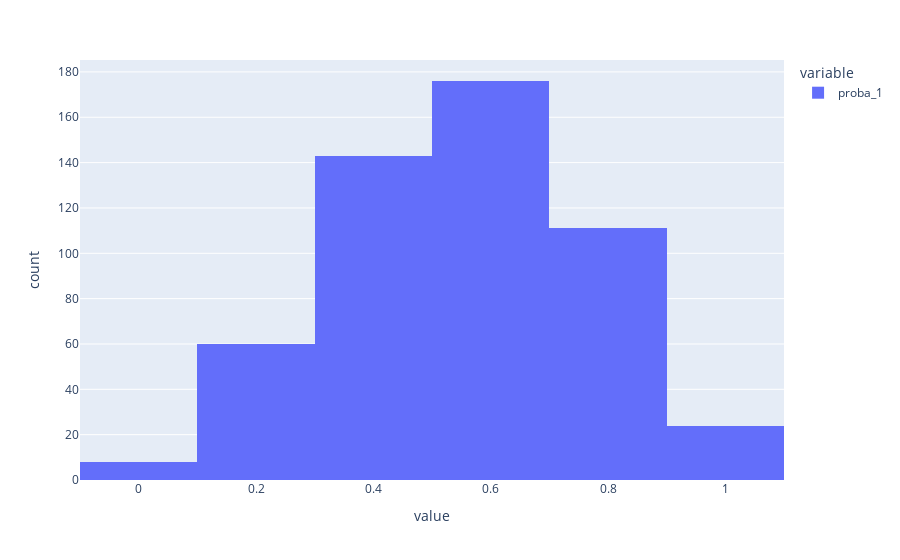

Notebook code cell kept with this figure:
### Code cell
px.histogram(knn['proba_1'].dropna())

### Figure 1 — Plotly figure (JSON) as saved in the notebook; plotly's stock layout.template omitted (floating-point values rounded to 4 significant figures; data arrays with more than 128 entries replaced by an {"elided": "..."} marker saying what was removed)
{"data": [{"alignmentgroup": "True", "bingroup": "x", "hovertemplate": "variable=proba_1<br>value=%{x}<br>count=%{y}<extra></extra>", "legendgroup": "proba_1", "marker": {"color": "#636efa", "pattern": {"shape": ""}}, "name": "proba_1", "offsetgroup": "proba_1", "orientation": "v", "showlegend": true, "type": "histogram", "x": {"elided": "522 float values"}, "xaxis": "x", "yaxis": "y"}], "layout": {"autosize": true, "barmode": "relative", "legend": {"title": {"text": "variable"}, "tracegroupgap": 0}, "margin": {"t": 60}, "xaxis": {"anchor": "y", "autorange": true, "domain": [0, 1], "range": [-0.1, 1.1], "title": {"text": "value"}, "type": "linear"}, "yaxis": {"anchor": "x", "autorange": true, "domain": [0, 1], "range": [0, 185.3], "title": {"text": "count"}}}}
